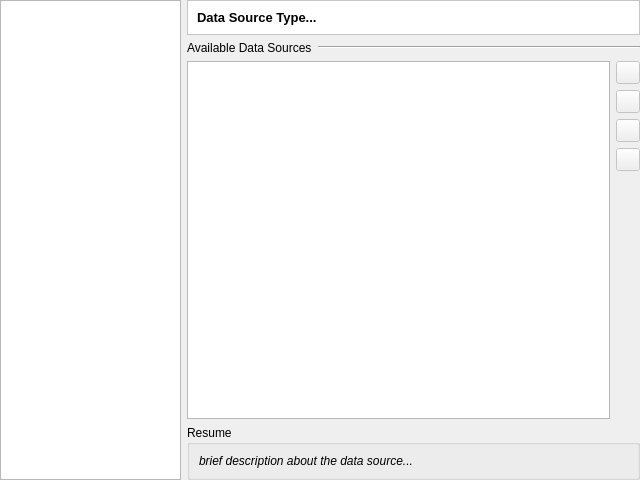
<?xml version="1.0" encoding="UTF-8"?>
<ui version="4.0">
 <class>DataSourceSelectorWidgetForm</class>
 <widget class="QWidget" name="DataSourceSelectorWidgetForm">
  <property name="geometry">
   <rect>
    <x>0</x>
    <y>0</y>
    <width>640</width>
    <height>480</height>
   </rect>
  </property>
  <property name="windowTitle">
   <string>Form</string>
  </property>
  <layout class="QVBoxLayout" name="verticalLayout">
   <property name="margin">
    <number>0</number>
   </property>
   <item>
    <layout class="QHBoxLayout" name="m_mainLayout" stretch="2,5">
     <property name="spacing">
      <number>6</number>
     </property>
     <item>
      <widget class="QListWidget" name="m_datasourceTypeListWidget">
       <property name="enabled">
        <bool>true</bool>
       </property>
       <property name="sizePolicy">
        <sizepolicy hsizetype="Preferred" vsizetype="Preferred">
         <horstretch>0</horstretch>
         <verstretch>0</verstretch>
        </sizepolicy>
       </property>
       <property name="minimumSize">
        <size>
         <width>0</width>
         <height>0</height>
        </size>
       </property>
       <property name="maximumSize">
        <size>
         <width>16777215</width>
         <height>16777215</height>
        </size>
       </property>
       <property name="font">
        <font>
         <weight>75</weight>
         <bold>true</bold>
        </font>
       </property>
       <property name="lineWidth">
        <number>1</number>
       </property>
       <property name="midLineWidth">
        <number>0</number>
       </property>
       <property name="verticalScrollBarPolicy">
        <enum>Qt::ScrollBarAsNeeded</enum>
       </property>
       <property name="autoScroll">
        <bool>false</bool>
       </property>
       <property name="editTriggers">
        <set>QAbstractItemView::DoubleClicked|QAbstractItemView::EditKeyPressed|QAbstractItemView::SelectedClicked</set>
       </property>
       <property name="iconSize">
        <size>
         <width>24</width>
         <height>24</height>
        </size>
       </property>
       <property name="resizeMode">
        <enum>QListView::Fixed</enum>
       </property>
       <property name="viewMode">
        <enum>QListView::ListMode</enum>
       </property>
       <property name="sortingEnabled">
        <bool>true</bool>
       </property>
      </widget>
     </item>
     <item>
      <widget class="QFrame" name="frame">
       <property name="frameShape">
        <enum>QFrame::NoFrame</enum>
       </property>
       <property name="frameShadow">
        <enum>QFrame::Plain</enum>
       </property>
       <layout class="QVBoxLayout" name="verticalLayout_4" stretch="0,0,1,0">
        <property name="margin">
         <number>0</number>
        </property>
        <item>
         <widget class="QFrame" name="frame_2">
          <property name="styleSheet">
           <string notr="true">QWidget { background: white }</string>
          </property>
          <property name="frameShape">
           <enum>QFrame::StyledPanel</enum>
          </property>
          <property name="frameShadow">
           <enum>QFrame::Sunken</enum>
          </property>
          <layout class="QVBoxLayout" name="verticalLayout_5">
           <item>
            <widget class="QLabel" name="m_datasourceTypeTitleLabel">
             <property name="font">
              <font>
               <pointsize>10</pointsize>
               <weight>75</weight>
               <bold>true</bold>
              </font>
             </property>
             <property name="text">
              <string>Data Source Type...</string>
             </property>
            </widget>
           </item>
          </layout>
         </widget>
        </item>
        <item>
         <layout class="QHBoxLayout" name="horizontalLayout_4" stretch="0,1">
          <item>
           <widget class="QLabel" name="label">
            <property name="text">
             <string>Available Data Sources</string>
            </property>
            <property name="buddy">
             <cstring>m_datasourceListWidget</cstring>
            </property>
           </widget>
          </item>
          <item>
           <widget class="Line" name="line_2">
            <property name="orientation">
             <enum>Qt::Horizontal</enum>
            </property>
           </widget>
          </item>
         </layout>
        </item>
        <item>
         <layout class="QHBoxLayout" name="horizontalLayout">
          <item>
           <widget class="QListWidget" name="m_datasourceListWidget">
            <property name="alternatingRowColors">
             <bool>true</bool>
            </property>
            <property name="selectionMode">
             <enum>QAbstractItemView::MultiSelection</enum>
            </property>
            <property name="sortingEnabled">
             <bool>true</bool>
            </property>
           </widget>
          </item>
          <item>
           <layout class="QVBoxLayout" name="verticalLayout_2">
            <item>
             <widget class="QToolButton" name="m_addDataSourceToolButton">
              <property name="enabled">
               <bool>false</bool>
              </property>
              <property name="toolTip">
               <string>Add a new data source to the system</string>
              </property>
              <property name="text">
               <string/>
              </property>
             </widget>
            </item>
            <item>
             <widget class="QToolButton" name="m_removeDataSourceToolButton">
              <property name="enabled">
               <bool>false</bool>
              </property>
              <property name="toolTip">
               <string>Remove the data source from the list of registered ones</string>
              </property>
              <property name="text">
               <string/>
              </property>
             </widget>
            </item>
            <item>
             <widget class="QToolButton" name="m_editDataSourceToolButton">
              <property name="enabled">
               <bool>false</bool>
              </property>
              <property name="toolTip">
               <string>Edit data source information</string>
              </property>
              <property name="text">
               <string/>
              </property>
             </widget>
            </item>
            <item>
             <widget class="QToolButton" name="m_createDataSourceToolButton">
              <property name="enabled">
               <bool>false</bool>
              </property>
              <property name="toolTip">
               <string>Create a new empty data source and register it in the system</string>
              </property>
              <property name="text">
               <string/>
              </property>
             </widget>
            </item>
            <item>
             <spacer name="verticalSpacer">
              <property name="orientation">
               <enum>Qt::Vertical</enum>
              </property>
              <property name="sizeHint" stdset="0">
               <size>
                <width>20</width>
                <height>40</height>
               </size>
              </property>
             </spacer>
            </item>
           </layout>
          </item>
         </layout>
        </item>
        <item>
         <widget class="QGroupBox" name="groupBox">
          <property name="title">
           <string>Resume</string>
          </property>
          <layout class="QVBoxLayout" name="verticalLayout_3">
           <item>
            <widget class="QLabel" name="m_datasourceDescriptionLabel">
             <property name="font">
              <font>
               <italic>true</italic>
              </font>
             </property>
             <property name="text">
              <string>brief description about the data source...</string>
             </property>
             <property name="alignment">
              <set>Qt::AlignLeading|Qt::AlignLeft|Qt::AlignTop</set>
             </property>
             <property name="wordWrap">
              <bool>true</bool>
             </property>
            </widget>
           </item>
          </layout>
         </widget>
        </item>
       </layout>
      </widget>
     </item>
    </layout>
   </item>
  </layout>
 </widget>
 <tabstops>
  <tabstop>m_datasourceTypeListWidget</tabstop>
  <tabstop>m_datasourceListWidget</tabstop>
  <tabstop>m_addDataSourceToolButton</tabstop>
  <tabstop>m_removeDataSourceToolButton</tabstop>
  <tabstop>m_editDataSourceToolButton</tabstop>
  <tabstop>m_createDataSourceToolButton</tabstop>
 </tabstops>
 <resources/>
 <connections/>
</ui>
